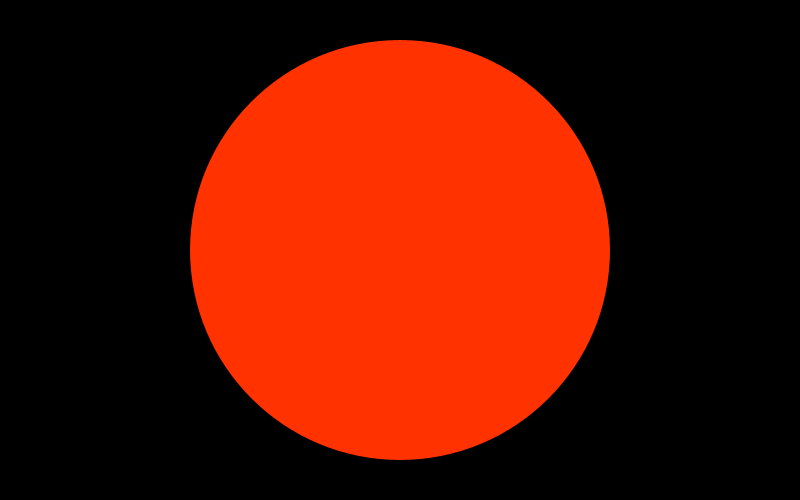
Frame 1 (no input)
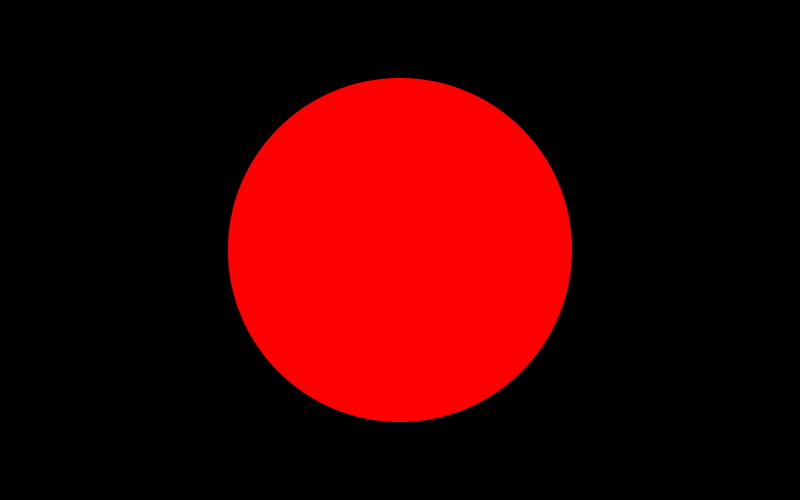
Frame 60 (the mouse pressed at the canvas centre just before this capture)
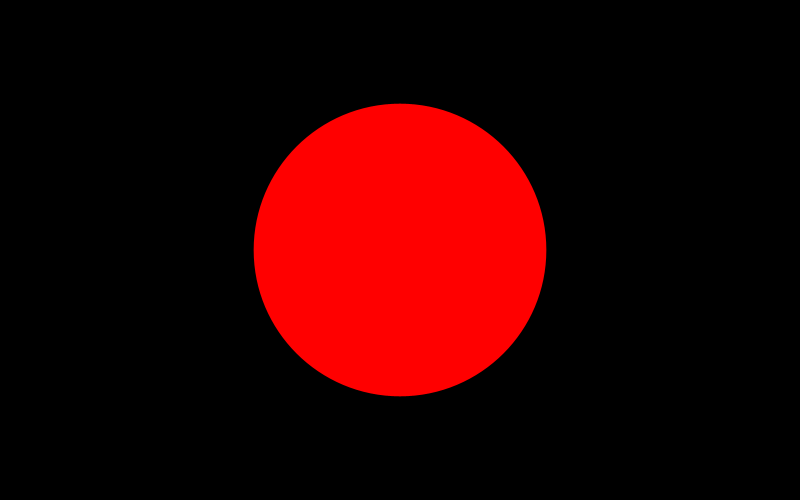
Frame 120 (the mouse held since frame 60 and released just before this capture)

The Processing sketch that drew these frames (run headless with seeded random() and noise(); from frame 60 on, the mouse is pressed at the canvas centre):

// Processing sketch: move_circle
// ── move_circle.pde
float diameter;
float hue;
void setup(){
  size(800,500);
  noStroke();
  frameRate(60);
  colorMode(HSB,360,100,100,100);
}
void draw(){
  background(0);
  diameter = 400 + sin(frameCount * 0.1) * 200;
  hue = sin(frameCount * 0.1) * 120;
  fill(hue,100,100);
    ellipse(width/2,height/2,diameter,diameter);
}
